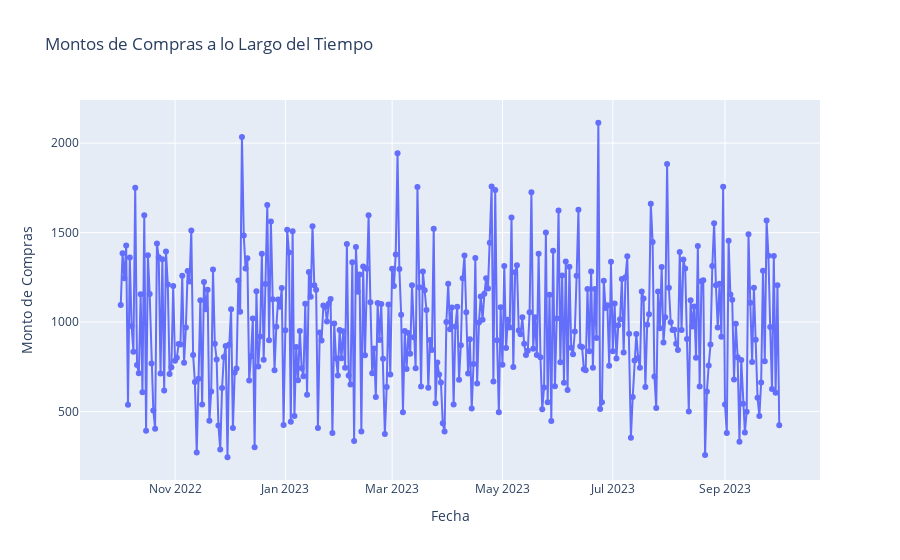

The cell this chart's notebook holds for it:
### Code cell
df_monthly = data['Purchase Amount (USD)'].resample('D').sum()

fig = go.Figure()

fig.add_trace(go.Scatter(x=df_monthly.index, y=df_monthly, mode='lines+markers', name='Monto de compras'))

fig.update_layout(
    title='Montos de Compras a lo Largo del Tiempo',
    xaxis_title='Fecha',
    yaxis_title='Monto de Compras',
    template='plotly'
)

fig.write_image('df_monthly.png')
fig.show()

### Figure 1 — Plotly figure (JSON) as saved in the notebook; plotly's stock layout.template omitted (floating-point values rounded to 4 significant figures; data arrays with more than 128 entries replaced by an {"elided": "..."} marker saying what was removed)
{"data": [{"mode": "lines+markers", "name": "Monto de compras", "type": "scatter", "x": {"elided": "365 str values"}, "y": {"elided": "365 int values"}}], "layout": {"autosize": true, "title": {"text": "Montos de Compras a lo Largo del Tiempo"}, "xaxis": {"autorange": true, "range": ["2022-09-09 23:23:42.5392", "2023-10-23 00:36:17.4608"], "title": {"text": "Fecha"}, "type": "date"}, "yaxis": {"autorange": true, "range": [89.68, 2268.0], "title": {"text": "Monto de Compras"}, "type": "linear"}}}
